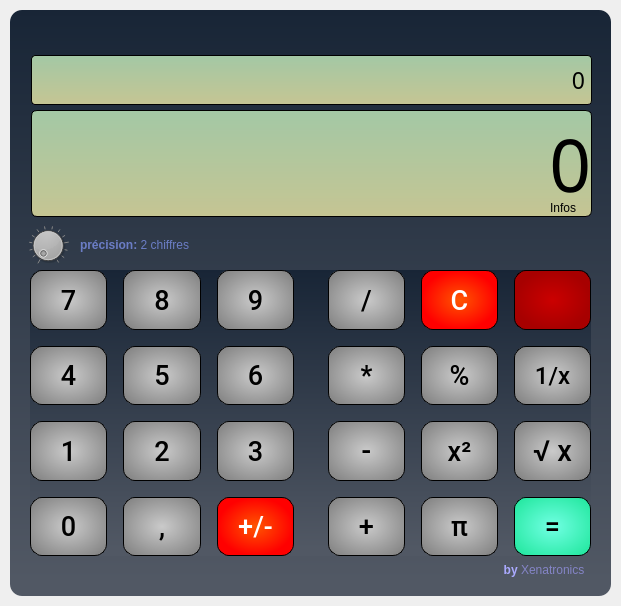
<?xml version="1.0" encoding="UTF-8"?>
<ui version="4.0">
 <class>Calculatrice</class>
 <widget class="QMainWindow" name="Calculatrice">
  <property name="geometry">
   <rect>
    <x>0</x>
    <y>0</y>
    <width>621</width>
    <height>606</height>
   </rect>
  </property>
  <property name="windowTitle">
   <string>Calculatrice</string>
  </property>
  <widget class="QWidget" name="centralwidget">
   <layout class="QVBoxLayout" name="verticalLayout">
    <property name="spacing">
     <number>0</number>
    </property>
    <property name="leftMargin">
     <number>10</number>
    </property>
    <property name="topMargin">
     <number>10</number>
    </property>
    <property name="rightMargin">
     <number>10</number>
    </property>
    <property name="bottomMargin">
     <number>10</number>
    </property>
    <item>
     <widget class="QFrame" name="frame">
      <property name="autoFillBackground">
       <bool>true</bool>
      </property>
      <property name="styleSheet">
       <string notr="true">border-radius:12px;
background-color:qlineargradient(spread:pad, x1:0.493, y1:0, x2:0.492925, y2:0.972, stop:0 rgba(24, 37, 54, 255), stop:1 rgba(81, 88, 100, 255));</string>
      </property>
      <property name="frameShape">
       <enum>QFrame::StyledPanel</enum>
      </property>
      <property name="frameShadow">
       <enum>QFrame::Sunken</enum>
      </property>
      <property name="lineWidth">
       <number>1</number>
      </property>
      <widget class="QLabel" name="label_4">
       <property name="geometry">
        <rect>
         <x>485</x>
         <y>550</y>
         <width>98</width>
         <height>20</height>
        </rect>
       </property>
       <property name="font">
        <font>
         <family>Segoe UI</family>
         <pointsize>9</pointsize>
        </font>
       </property>
       <property name="styleSheet">
        <string notr="true">color:white;
background-color: none;</string>
       </property>
       <property name="text">
        <string>&lt;html&gt;&lt;head/&gt;&lt;body&gt;&lt;p&gt;&lt;span style=&quot; font-weight:600; color:#aaaaff;&quot;&gt;by &lt;/span&gt;&lt;span style=&quot; color:#8484c6;&quot;&gt;Xenatronics&lt;/span&gt;&lt;/p&gt;&lt;/body&gt;&lt;/html&gt;</string>
       </property>
       <property name="alignment">
        <set>Qt::AlignCenter</set>
       </property>
      </widget>
      <widget class="QPushButton" name="pushClose">
       <property name="geometry">
        <rect>
         <x>15</x>
         <y>5</y>
         <width>36</width>
         <height>34</height>
        </rect>
       </property>
       <property name="styleSheet">
        <string notr="true">background-color: transparent;</string>
       </property>
       <property name="text">
        <string/>
       </property>
       <property name="icon">
        <iconset resource="../../../Qt Templates/calculatrice.qrc">
         <normaloff>:/icones/icones/standard/white/supprimer(1).png</normaloff>:/icones/icones/standard/white/supprimer(1).png</iconset>
       </property>
       <property name="iconSize">
        <size>
         <width>27</width>
         <height>34</height>
        </size>
       </property>
       <property name="flat">
        <bool>false</bool>
       </property>
      </widget>
      <widget class="QLabel" name="label_text">
       <property name="geometry">
        <rect>
         <x>21</x>
         <y>45</y>
         <width>561</width>
         <height>50</height>
        </rect>
       </property>
       <property name="sizePolicy">
        <sizepolicy hsizetype="Expanding" vsizetype="Expanding">
         <horstretch>0</horstretch>
         <verstretch>0</verstretch>
        </sizepolicy>
       </property>
       <property name="minimumSize">
        <size>
         <width>0</width>
         <height>50</height>
        </size>
       </property>
       <property name="maximumSize">
        <size>
         <width>16777215</width>
         <height>52</height>
        </size>
       </property>
       <property name="font">
        <font>
         <family>Digital-7</family>
         <pointsize>17</pointsize>
         <weight>50</weight>
         <italic>false</italic>
         <bold>false</bold>
        </font>
       </property>
       <property name="styleSheet">
        <string notr="true">background-color: qlineargradient(spread:pad, x1:0.5, y1:1, x2:0.5, y2:0, stop:0 rgba(170, 0, 255, 255), stop:0.00497512 rgba(197, 197, 147, 255), stop:1 rgba(163, 200, 165, 255));

border-radius:4px;

border-style:
	solid;
border-width:
	1px;
border-color: 
Black;
</string>
       </property>
       <property name="text">
        <string>0</string>
       </property>
       <property name="alignment">
        <set>Qt::AlignRight|Qt::AlignTrailing|Qt::AlignVCenter</set>
       </property>
       <property name="margin">
        <number>6</number>
       </property>
      </widget>
      <widget class="QLabel" name="lcdNumber">
       <property name="geometry">
        <rect>
         <x>21</x>
         <y>100</y>
         <width>561</width>
         <height>107</height>
        </rect>
       </property>
       <property name="sizePolicy">
        <sizepolicy hsizetype="Expanding" vsizetype="Expanding">
         <horstretch>0</horstretch>
         <verstretch>0</verstretch>
        </sizepolicy>
       </property>
       <property name="maximumSize">
        <size>
         <width>16777215</width>
         <height>109</height>
        </size>
       </property>
       <property name="font">
        <font>
         <family>Digital-7</family>
         <pointsize>55</pointsize>
        </font>
       </property>
       <property name="autoFillBackground">
        <bool>false</bool>
       </property>
       <property name="styleSheet">
        <string notr="true">background-color:qlineargradient(spread:pad, x1:0.5, y1:1, x2:0.5, y2:0, stop:0 rgba(170, 0, 255, 255), stop:0.00497512 rgba(197, 197, 147, 255), stop:1 rgba(163, 200, 165, 255));
border-radius:6px;
border-color:black;
border-width:1px;
border-style:solid;</string>
       </property>
       <property name="text">
        <string>0</string>
       </property>
       <property name="scaledContents">
        <bool>true</bool>
       </property>
       <property name="alignment">
        <set>Qt::AlignRight|Qt::AlignTrailing|Qt::AlignVCenter</set>
       </property>
       <property name="margin">
        <number>12</number>
       </property>
       <property name="indent">
        <number>0</number>
       </property>
       <property name="textInteractionFlags">
        <set>Qt::TextSelectableByMouse</set>
       </property>
      </widget>
      <widget class="QLabel" name="label_2">
       <property name="enabled">
        <bool>true</bool>
       </property>
       <property name="geometry">
        <rect>
         <x>25</x>
         <y>190</y>
         <width>541</width>
         <height>16</height>
        </rect>
       </property>
       <property name="font">
        <font>
         <pointsize>9</pointsize>
        </font>
       </property>
       <property name="styleSheet">
        <string notr="true">background-color: transparent;</string>
       </property>
       <property name="text">
        <string>Infos</string>
       </property>
       <property name="alignment">
        <set>Qt::AlignRight|Qt::AlignTrailing|Qt::AlignVCenter</set>
       </property>
      </widget>
      <widget class="QDial" name="dial">
       <property name="geometry">
        <rect>
         <x>15</x>
         <y>215</y>
         <width>46</width>
         <height>41</height>
        </rect>
       </property>
       <property name="sizePolicy">
        <sizepolicy hsizetype="Expanding" vsizetype="Expanding">
         <horstretch>0</horstretch>
         <verstretch>0</verstretch>
        </sizepolicy>
       </property>
       <property name="maximumSize">
        <size>
         <width>53</width>
         <height>50</height>
        </size>
       </property>
       <property name="minimum">
        <number>2</number>
       </property>
       <property name="maximum">
        <number>15</number>
       </property>
       <property name="value">
        <number>2</number>
       </property>
       <property name="orientation">
        <enum>Qt::Horizontal</enum>
       </property>
       <property name="invertedAppearance">
        <bool>false</bool>
       </property>
       <property name="invertedControls">
        <bool>false</bool>
       </property>
       <property name="wrapping">
        <bool>false</bool>
       </property>
       <property name="notchTarget">
        <double>-5.000000000000000</double>
       </property>
       <property name="notchesVisible">
        <bool>true</bool>
       </property>
      </widget>
      <widget class="QLabel" name="label">
       <property name="geometry">
        <rect>
         <x>70</x>
         <y>210</y>
         <width>559</width>
         <height>50</height>
        </rect>
       </property>
       <property name="font">
        <font>
         <family>Segoe UI</family>
         <pointsize>9</pointsize>
        </font>
       </property>
       <property name="styleSheet">
        <string notr="true">background-color:transparent;
color:rgb(107, 125, 198);</string>
       </property>
       <property name="frameShadow">
        <enum>QFrame::Sunken</enum>
       </property>
       <property name="lineWidth">
        <number>0</number>
       </property>
       <property name="text">
        <string>&lt;b&gt;précision:&lt;/b&gt; 2 chiffres</string>
       </property>
       <property name="alignment">
        <set>Qt::AlignLeading|Qt::AlignLeft|Qt::AlignVCenter</set>
       </property>
      </widget>
      <widget class="QWidget" name="">
       <property name="geometry">
        <rect>
         <x>20</x>
         <y>260</y>
         <width>561</width>
         <height>286</height>
        </rect>
       </property>
       <layout class="QHBoxLayout" name="horizontalLayout">
        <property name="spacing">
         <number>34</number>
        </property>
        <item>
         <layout class="QGridLayout" name="gridLayout">
          <property name="spacing">
           <number>16</number>
          </property>
          <item row="0" column="0">
           <widget class="QPushButton" name="pushButton_7">
            <property name="sizePolicy">
             <sizepolicy hsizetype="Expanding" vsizetype="Expanding">
              <horstretch>0</horstretch>
              <verstretch>0</verstretch>
             </sizepolicy>
            </property>
            <property name="font">
             <font>
              <family>Roboto Medium</family>
              <pointsize>20</pointsize>
             </font>
            </property>
            <property name="autoFillBackground">
             <bool>false</bool>
            </property>
            <property name="styleSheet">
             <string notr="true">QPushButton{

background-color:qradialgradient(spread:pad, cx:0.5, cy:0.5, radius:1, fx:0.5, fy:0.5, stop:0 rgba(202, 202, 202, 255), stop:1 rgba(93, 93, 93, 255));

border-style:
	solid;
border-width:
	1px;
border-color: 
Black;

}

QPushButton:hover{
color:White;
}</string>
            </property>
            <property name="text">
             <string>7</string>
            </property>
           </widget>
          </item>
          <item row="1" column="0">
           <widget class="QPushButton" name="pushButton_4">
            <property name="sizePolicy">
             <sizepolicy hsizetype="Expanding" vsizetype="Expanding">
              <horstretch>0</horstretch>
              <verstretch>0</verstretch>
             </sizepolicy>
            </property>
            <property name="font">
             <font>
              <family>Roboto Medium</family>
              <pointsize>20</pointsize>
             </font>
            </property>
            <property name="styleSheet">
             <string notr="true">QPushButton{

background-color:qradialgradient(spread:pad, cx:0.5, cy:0.5, radius:1, fx:0.5, fy:0.5, stop:0 rgba(202, 202, 202, 255), stop:1 rgba(93, 93, 93, 255));

border-style:
	solid;
border-width:
	1px;
border-color: 
Black;


}

QPushButton:hover{
color:White;
}</string>
            </property>
            <property name="text">
             <string>4</string>
            </property>
           </widget>
          </item>
          <item row="0" column="1">
           <widget class="QPushButton" name="pushButton_8">
            <property name="sizePolicy">
             <sizepolicy hsizetype="Expanding" vsizetype="Expanding">
              <horstretch>0</horstretch>
              <verstretch>0</verstretch>
             </sizepolicy>
            </property>
            <property name="font">
             <font>
              <family>Roboto Medium</family>
              <pointsize>20</pointsize>
             </font>
            </property>
            <property name="autoFillBackground">
             <bool>false</bool>
            </property>
            <property name="styleSheet">
             <string notr="true">QPushButton{

background-color:qradialgradient(spread:pad, cx:0.5, cy:0.5, radius:1, fx:0.5, fy:0.5, stop:0 rgba(202, 202, 202, 255), stop:1 rgba(93, 93, 93, 255));
border-color: rgb(255, 255, 255);

border-style:
	solid;
border-width:
	1px;
border-color: 
Black;


}

QPushButton:hover{
color:White;
}</string>
            </property>
            <property name="text">
             <string>8</string>
            </property>
           </widget>
          </item>
          <item row="0" column="2">
           <widget class="QPushButton" name="pushButton_9">
            <property name="sizePolicy">
             <sizepolicy hsizetype="Expanding" vsizetype="Expanding">
              <horstretch>0</horstretch>
              <verstretch>0</verstretch>
             </sizepolicy>
            </property>
            <property name="font">
             <font>
              <family>Roboto Medium</family>
              <pointsize>20</pointsize>
             </font>
            </property>
            <property name="styleSheet">
             <string notr="true">QPushButton{

background-color:qradialgradient(spread:pad, cx:0.5, cy:0.5, radius:1, fx:0.5, fy:0.5, stop:0 rgba(202, 202, 202, 255), stop:1 rgba(93, 93, 93, 255));

border-style:
	solid;
border-width:
	1px;
border-color: 
Black;

}

QPushButton:hover{
color:White;
}</string>
            </property>
            <property name="text">
             <string>9</string>
            </property>
           </widget>
          </item>
          <item row="2" column="0">
           <widget class="QPushButton" name="pushButton_1">
            <property name="sizePolicy">
             <sizepolicy hsizetype="Minimum" vsizetype="Expanding">
              <horstretch>0</horstretch>
              <verstretch>0</verstretch>
             </sizepolicy>
            </property>
            <property name="font">
             <font>
              <family>Roboto Medium</family>
              <pointsize>20</pointsize>
             </font>
            </property>
            <property name="styleSheet">
             <string notr="true">QPushButton{

background-color:qradialgradient(spread:pad, cx:0.5, cy:0.5, radius:1, fx:0.5, fy:0.5, stop:0 rgba(202, 202, 202, 255), stop:1 rgba(93, 93, 93, 255));

border-style:
	solid;
border-width:
	1px;
border-color: 
Black;


}

QPushButton:hover{
color:White;
}</string>
            </property>
            <property name="text">
             <string>1</string>
            </property>
           </widget>
          </item>
          <item row="2" column="1">
           <widget class="QPushButton" name="pushButton_2">
            <property name="sizePolicy">
             <sizepolicy hsizetype="Minimum" vsizetype="Expanding">
              <horstretch>0</horstretch>
              <verstretch>0</verstretch>
             </sizepolicy>
            </property>
            <property name="font">
             <font>
              <family>Roboto Medium</family>
              <pointsize>20</pointsize>
             </font>
            </property>
            <property name="styleSheet">
             <string notr="true">QPushButton{

background-color:qradialgradient(spread:pad, cx:0.5, cy:0.5, radius:1, fx:0.5, fy:0.5, stop:0 rgba(202, 202, 202, 255), stop:1 rgba(93, 93, 93, 255));

border-style:
	solid;
border-width:
	1px;
border-color: 
Black;


}

QPushButton:hover{
color:White;
}</string>
            </property>
            <property name="text">
             <string>2</string>
            </property>
           </widget>
          </item>
          <item row="1" column="1">
           <widget class="QPushButton" name="pushButton_5">
            <property name="sizePolicy">
             <sizepolicy hsizetype="Expanding" vsizetype="Expanding">
              <horstretch>0</horstretch>
              <verstretch>0</verstretch>
             </sizepolicy>
            </property>
            <property name="font">
             <font>
              <family>Roboto Medium</family>
              <pointsize>20</pointsize>
             </font>
            </property>
            <property name="styleSheet">
             <string notr="true">QPushButton{

background-color:qradialgradient(spread:pad, cx:0.5, cy:0.5, radius:1, fx:0.5, fy:0.5, stop:0 rgba(202, 202, 202, 255), stop:1 rgba(93, 93, 93, 255));

border-style:
	solid;
border-width:
	1px;
border-color: 
Black;


}

QPushButton:hover{
color:White;
}</string>
            </property>
            <property name="text">
             <string>5</string>
            </property>
           </widget>
          </item>
          <item row="1" column="2">
           <widget class="QPushButton" name="pushButton_6">
            <property name="sizePolicy">
             <sizepolicy hsizetype="Expanding" vsizetype="Expanding">
              <horstretch>0</horstretch>
              <verstretch>0</verstretch>
             </sizepolicy>
            </property>
            <property name="font">
             <font>
              <family>Roboto Medium</family>
              <pointsize>20</pointsize>
             </font>
            </property>
            <property name="autoFillBackground">
             <bool>false</bool>
            </property>
            <property name="styleSheet">
             <string notr="true">QPushButton{

background-color:qradialgradient(spread:pad, cx:0.5, cy:0.5, radius:1, fx:0.5, fy:0.5, stop:0 rgba(202, 202, 202, 255), stop:1 rgba(93, 93, 93, 255));

border-style:
	solid;
border-width:
	1px;
border-color: 
Black;

}

QPushButton:hover{
color:White;
}
</string>
            </property>
            <property name="text">
             <string>6</string>
            </property>
           </widget>
          </item>
          <item row="3" column="0">
           <widget class="QPushButton" name="pushButton_0">
            <property name="sizePolicy">
             <sizepolicy hsizetype="Expanding" vsizetype="Expanding">
              <horstretch>0</horstretch>
              <verstretch>0</verstretch>
             </sizepolicy>
            </property>
            <property name="font">
             <font>
              <family>Roboto Medium</family>
              <pointsize>20</pointsize>
             </font>
            </property>
            <property name="styleSheet">
             <string notr="true">QPushButton{

background-color:qradialgradient(spread:pad, cx:0.5, cy:0.5, radius:1, fx:0.5, fy:0.5, stop:0 rgba(202, 202, 202, 255), stop:1 rgba(93, 93, 93, 255));

border-style:
	solid;
border-width:
	1px;
border-color: 
Black;


}

QPushButton:hover{
color:White;
}</string>
            </property>
            <property name="text">
             <string>0</string>
            </property>
           </widget>
          </item>
          <item row="3" column="1">
           <widget class="QPushButton" name="pushButton_point">
            <property name="sizePolicy">
             <sizepolicy hsizetype="Expanding" vsizetype="Expanding">
              <horstretch>0</horstretch>
              <verstretch>0</verstretch>
             </sizepolicy>
            </property>
            <property name="font">
             <font>
              <family>Roboto Medium</family>
              <pointsize>20</pointsize>
             </font>
            </property>
            <property name="styleSheet">
             <string notr="true">QPushButton{

background-color:qradialgradient(spread:pad, cx:0.5, cy:0.5, radius:1, fx:0.5, fy:0.5, stop:0 rgba(202, 202, 202, 255), stop:1 rgba(93, 93, 93, 255));

border-style:
	solid;
border-width:
	1px;
border-color: 
Black;


}

QPushButton:hover{
color:White;
}</string>
            </property>
            <property name="text">
             <string>,</string>
            </property>
           </widget>
          </item>
          <item row="3" column="2">
           <widget class="QPushButton" name="pushButton_plusmoins">
            <property name="sizePolicy">
             <sizepolicy hsizetype="Expanding" vsizetype="Expanding">
              <horstretch>0</horstretch>
              <verstretch>0</verstretch>
             </sizepolicy>
            </property>
            <property name="font">
             <font>
              <family>Roboto Medium</family>
              <pointsize>20</pointsize>
             </font>
            </property>
            <property name="styleSheet">
             <string notr="true">background-color:qradialgradient(spread:pad, cx:0.5, cy:0.5, radius:0.5, fx:0.5, fy:0.5, stop:0 rgba(255, 85, 0, 255), stop:1 rgba(255, 0, 0, 255));
color:White;
border-style:
	solid;
border-width:
	1px;
border-color: 
Black;

</string>
            </property>
            <property name="text">
             <string>+/-</string>
            </property>
           </widget>
          </item>
          <item row="2" column="2">
           <widget class="QPushButton" name="pushButton_3">
            <property name="sizePolicy">
             <sizepolicy hsizetype="Minimum" vsizetype="Expanding">
              <horstretch>0</horstretch>
              <verstretch>0</verstretch>
             </sizepolicy>
            </property>
            <property name="font">
             <font>
              <family>Roboto Medium</family>
              <pointsize>20</pointsize>
             </font>
            </property>
            <property name="styleSheet">
             <string notr="true">QPushButton{

background-color:qradialgradient(spread:pad, cx:0.5, cy:0.5, radius:1, fx:0.5, fy:0.5, stop:0 rgba(202, 202, 202, 255), stop:1 rgba(93, 93, 93, 255));

border-style:
	solid;
border-width:
	1px;
border-color: 
Black;


}

QPushButton:hover{
color:White;
}</string>
            </property>
            <property name="text">
             <string>3</string>
            </property>
           </widget>
          </item>
         </layout>
        </item>
        <item>
         <layout class="QGridLayout" name="gridLayout_2">
          <property name="spacing">
           <number>16</number>
          </property>
          <item row="0" column="0">
           <widget class="QPushButton" name="pushButton_div">
            <property name="sizePolicy">
             <sizepolicy hsizetype="Expanding" vsizetype="Expanding">
              <horstretch>0</horstretch>
              <verstretch>0</verstretch>
             </sizepolicy>
            </property>
            <property name="font">
             <font>
              <family>Roboto Medium</family>
              <pointsize>20</pointsize>
             </font>
            </property>
            <property name="styleSheet">
             <string notr="true">QPushButton{

background-color:qradialgradient(spread:pad, cx:0.5, cy:0.5, radius:1, fx:0.5, fy:0.5, stop:0 rgba(202, 202, 202, 255), stop:1 rgba(93, 93, 93, 255));

border-style:
	solid;
border-width:
	1px;
border-color: 
Black;

}

QPushButton:hover{
color:rgb(85, 170, 255);
}</string>
            </property>
            <property name="text">
             <string>/</string>
            </property>
           </widget>
          </item>
          <item row="0" column="1">
           <widget class="QPushButton" name="pushButton_C">
            <property name="sizePolicy">
             <sizepolicy hsizetype="Expanding" vsizetype="Expanding">
              <horstretch>0</horstretch>
              <verstretch>0</verstretch>
             </sizepolicy>
            </property>
            <property name="font">
             <font>
              <family>Roboto Medium</family>
              <pointsize>20</pointsize>
             </font>
            </property>
            <property name="styleSheet">
             <string notr="true">background-color:qradialgradient(spread:pad, cx:0.5, cy:0.5, radius:0.5, fx:0.5, fy:0.5, stop:0 rgba(255, 85, 0, 255), stop:1 rgba(255, 0, 0, 255));
color:White;
border-style:
	solid;
border-width:
	1px;
border-color: 
Black;

</string>
            </property>
            <property name="text">
             <string>C</string>
            </property>
           </widget>
          </item>
          <item row="0" column="2">
           <widget class="QPushButton" name="pushButton_back">
            <property name="sizePolicy">
             <sizepolicy hsizetype="Expanding" vsizetype="Expanding">
              <horstretch>0</horstretch>
              <verstretch>0</verstretch>
             </sizepolicy>
            </property>
            <property name="font">
             <font>
              <family>Roboto Medium</family>
              <pointsize>20</pointsize>
             </font>
            </property>
            <property name="autoFillBackground">
             <bool>false</bool>
            </property>
            <property name="styleSheet">
             <string notr="true">background-color:qradialgradient(spread:pad, cx:0.5, cy:0.5, radius:0.5, fx:0.5, fy:0.5, stop:0 rgba(203, 0, 0, 255), stop:1 rgba(167, 0, 0, 255));
color:transparent;
border-style:
	solid;
border-width:
	1px;
border-color: 
Black;




</string>
            </property>
            <property name="text">
             <string/>
            </property>
            <property name="icon">
             <iconset resource="../../../Qt Templates/calculatrice.qrc">
              <normaloff>:/icones/icones/bureautique/white/backspace-icon-7.png</normaloff>:/icones/icones/bureautique/white/backspace-icon-7.png</iconset>
            </property>
            <property name="iconSize">
             <size>
              <width>50</width>
              <height>50</height>
             </size>
            </property>
            <property name="checkable">
             <bool>false</bool>
            </property>
           </widget>
          </item>
          <item row="1" column="0">
           <widget class="QPushButton" name="pushButton_mult">
            <property name="sizePolicy">
             <sizepolicy hsizetype="Expanding" vsizetype="Expanding">
              <horstretch>0</horstretch>
              <verstretch>0</verstretch>
             </sizepolicy>
            </property>
            <property name="font">
             <font>
              <family>Roboto Medium</family>
              <pointsize>20</pointsize>
             </font>
            </property>
            <property name="styleSheet">
             <string notr="true">QPushButton{

background-color:qradialgradient(spread:pad, cx:0.5, cy:0.5, radius:1, fx:0.5, fy:0.5, stop:0 rgba(202, 202, 202, 255), stop:1 rgba(93, 93, 93, 255));

border-style:
	solid;
border-width:
	1px;
border-color: 
Black;


}

QPushButton:hover{
color:rgb(85, 170, 255);
}</string>
            </property>
            <property name="text">
             <string>*</string>
            </property>
           </widget>
          </item>
          <item row="1" column="1">
           <widget class="QPushButton" name="pushButton_pourcent">
            <property name="sizePolicy">
             <sizepolicy hsizetype="Expanding" vsizetype="Expanding">
              <horstretch>0</horstretch>
              <verstretch>0</verstretch>
             </sizepolicy>
            </property>
            <property name="font">
             <font>
              <family>Roboto Medium</family>
              <pointsize>20</pointsize>
             </font>
            </property>
            <property name="styleSheet">
             <string notr="true">QPushButton{

background-color:qradialgradient(spread:pad, cx:0.5, cy:0.5, radius:1, fx:0.5, fy:0.5, stop:0 rgba(202, 202, 202, 255), stop:1 rgba(93, 93, 93, 255));

border-style:
	solid;
border-width:
	1px;
border-color: 
Black;


}

QPushButton:hover{
color:rgb(85, 170, 255);
}</string>
            </property>
            <property name="text">
             <string>%</string>
            </property>
           </widget>
          </item>
          <item row="1" column="2">
           <widget class="QPushButton" name="pushButton_inverse">
            <property name="sizePolicy">
             <sizepolicy hsizetype="Expanding" vsizetype="Expanding">
              <horstretch>0</horstretch>
              <verstretch>0</verstretch>
             </sizepolicy>
            </property>
            <property name="font">
             <font>
              <family>Roboto Medium</family>
              <pointsize>18</pointsize>
             </font>
            </property>
            <property name="styleSheet">
             <string notr="true">QPushButton{

background-color:qradialgradient(spread:pad, cx:0.5, cy:0.5, radius:1, fx:0.5, fy:0.5, stop:0 rgba(202, 202, 202, 255), stop:1 rgba(93, 93, 93, 255));

border-style:
	solid;
border-width:
	1px;
border-color: 
Black;


}

QPushButton:hover{
color:rgb(85, 170, 255);
}</string>
            </property>
            <property name="text">
             <string>1/x</string>
            </property>
           </widget>
          </item>
          <item row="2" column="0">
           <widget class="QPushButton" name="pushButton_moins">
            <property name="sizePolicy">
             <sizepolicy hsizetype="Expanding" vsizetype="Expanding">
              <horstretch>0</horstretch>
              <verstretch>0</verstretch>
             </sizepolicy>
            </property>
            <property name="font">
             <font>
              <family>Roboto Medium</family>
              <pointsize>22</pointsize>
              <weight>50</weight>
              <bold>false</bold>
             </font>
            </property>
            <property name="styleSheet">
             <string notr="true">QPushButton{

background-color:qradialgradient(spread:pad, cx:0.5, cy:0.5, radius:1, fx:0.5, fy:0.5, stop:0 rgba(202, 202, 202, 255), stop:1 rgba(93, 93, 93, 255));

border-style:
	solid;
border-width:
	1px;
border-color: 
Black;


}

QPushButton:hover{
color:rgb(85, 170, 255);
}</string>
            </property>
            <property name="text">
             <string>-</string>
            </property>
           </widget>
          </item>
          <item row="2" column="1">
           <widget class="QPushButton" name="pushButton_puissance2">
            <property name="sizePolicy">
             <sizepolicy hsizetype="Expanding" vsizetype="Expanding">
              <horstretch>0</horstretch>
              <verstretch>0</verstretch>
             </sizepolicy>
            </property>
            <property name="font">
             <font>
              <family>Roboto Medium</family>
              <pointsize>20</pointsize>
             </font>
            </property>
            <property name="styleSheet">
             <string notr="true">QPushButton{

background-color:qradialgradient(spread:pad, cx:0.5, cy:0.5, radius:1, fx:0.5, fy:0.5, stop:0 rgba(202, 202, 202, 255), stop:1 rgba(93, 93, 93, 255));

border-style:
	solid;
border-width:
	1px;
border-color: 
Black;



}

QPushButton:hover{
color:rgb(85, 170, 255);
}</string>
            </property>
            <property name="text">
             <string>x²</string>
            </property>
           </widget>
          </item>
          <item row="2" column="2">
           <widget class="QPushButton" name="pushButton_racine">
            <property name="sizePolicy">
             <sizepolicy hsizetype="Expanding" vsizetype="Expanding">
              <horstretch>0</horstretch>
              <verstretch>0</verstretch>
             </sizepolicy>
            </property>
            <property name="font">
             <font>
              <family>Roboto Medium</family>
              <pointsize>22</pointsize>
              <weight>50</weight>
              <bold>false</bold>
             </font>
            </property>
            <property name="styleSheet">
             <string notr="true">QPushButton{

background-color:qradialgradient(spread:pad, cx:0.5, cy:0.5, radius:1, fx:0.5, fy:0.5, stop:0 rgba(202, 202, 202, 255), stop:1 rgba(93, 93, 93, 255));

border-style:
	solid;
border-width:
	1px;
border-color: 
Black;


}

QPushButton:hover{
color:rgb(85, 170, 255);
}</string>
            </property>
            <property name="text">
             <string>√ x</string>
            </property>
           </widget>
          </item>
          <item row="3" column="0">
           <widget class="QPushButton" name="pushButton_plus">
            <property name="sizePolicy">
             <sizepolicy hsizetype="Expanding" vsizetype="Expanding">
              <horstretch>0</horstretch>
              <verstretch>0</verstretch>
             </sizepolicy>
            </property>
            <property name="font">
             <font>
              <family>Roboto Medium</family>
              <pointsize>20</pointsize>
             </font>
            </property>
            <property name="styleSheet">
             <string notr="true">QPushButton{

background-color:qradialgradient(spread:pad, cx:0.5, cy:0.5, radius:1, fx:0.5, fy:0.5, stop:0 rgba(202, 202, 202, 255), stop:1 rgba(93, 93, 93, 255));

border-style:
	solid;
border-width:
	1px;
border-color: 
Black;


}

QPushButton:hover{
color:rgb(85, 170, 255);
}</string>
            </property>
            <property name="text">
             <string>+</string>
            </property>
           </widget>
          </item>
          <item row="3" column="1">
           <widget class="QPushButton" name="pushButton_pi">
            <property name="sizePolicy">
             <sizepolicy hsizetype="Expanding" vsizetype="Expanding">
              <horstretch>0</horstretch>
              <verstretch>0</verstretch>
             </sizepolicy>
            </property>
            <property name="font">
             <font>
              <family>Roboto Medium</family>
              <pointsize>20</pointsize>
             </font>
            </property>
            <property name="styleSheet">
             <string notr="true">QPushButton{

background-color:qradialgradient(spread:pad, cx:0.5, cy:0.5, radius:1, fx:0.5, fy:0.5, stop:0 rgba(202, 202, 202, 255), stop:1 rgba(93, 93, 93, 255));

border-style:
	solid;
border-width:
	1px;
border-color: 
Black;



}

QPushButton:hover{
color:rgb(85, 170, 255);
}</string>
            </property>
            <property name="text">
             <string>π</string>
            </property>
           </widget>
          </item>
          <item row="3" column="2">
           <widget class="QPushButton" name="pushButton_egal">
            <property name="sizePolicy">
             <sizepolicy hsizetype="Expanding" vsizetype="Expanding">
              <horstretch>0</horstretch>
              <verstretch>0</verstretch>
             </sizepolicy>
            </property>
            <property name="font">
             <font>
              <family>Roboto Medium</family>
              <pointsize>20</pointsize>
             </font>
            </property>
            <property name="styleSheet">
             <string notr="true">QPushButton{

background-color:qradialgradient(spread:pad, cx:0.5, cy:0.5, radius:0.95, fx:0.5, fy:0.5, stop:0 rgba(113, 255, 227, 255), stop:1 rgba(0, 221, 129, 255));
border-style:
	solid;
border-width:
	1px;
border-color: 
Black;


}

QPushButton:hover{
color:rgb(255, 0, 0);
}</string>
            </property>
            <property name="text">
             <string>=</string>
            </property>
           </widget>
          </item>
         </layout>
        </item>
       </layout>
      </widget>
      <zorder>lcdNumber</zorder>
      <zorder>layoutWidget</zorder>
      <zorder>layoutWidget</zorder>
      <zorder>layoutWidget</zorder>
      <zorder>pushClose</zorder>
      <zorder>label_text</zorder>
      <zorder>horizontalSpacer_2</zorder>
      <zorder>dial</zorder>
      <zorder>label</zorder>
      <zorder>label_4</zorder>
      <zorder>label_2</zorder>
     </widget>
    </item>
   </layout>
  </widget>
 </widget>
 <resources>
  <include location="../../../Qt Templates/calculatrice.qrc"/>
 </resources>
 <connections/>
</ui>
